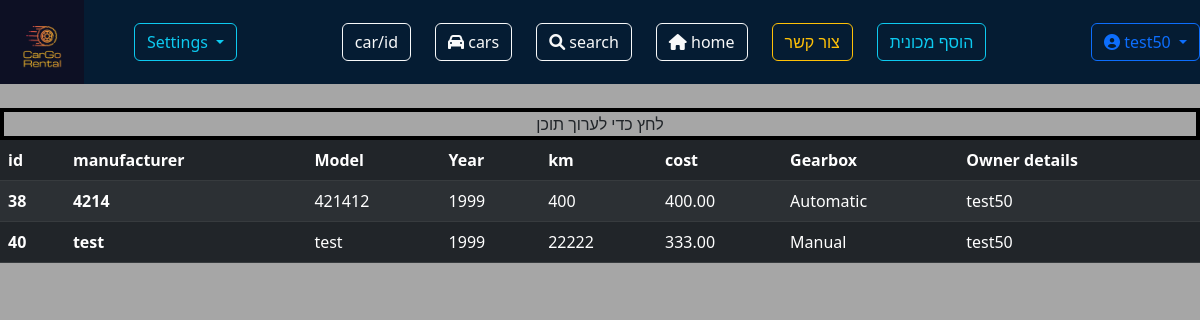
Page /cars_own (signed in) on the committed database.
### my_app/models.py (models this page shows, shortened)
class Person(AbstractUser):
    person_id = models.CharField(max_length=255, unique=True, null=True, blank=True)
    phone_number = models.BigIntegerField(null=True, blank=True)
    city = models.CharField(max_length=255,null=True, blank=True)
    age = models.PositiveIntegerField(null=True, blank=True)
    groups = models.ManyToManyField(
        'auth.Group',
        blank=True,
        related_name='person_set',
        related_query_name='person',
    )
    user_permissions = models.ManyToManyField(
        'auth.Permission',
        blank=True,
        related_name='person_set',
        related_query_name='person',
    )
    def __str__(self):
        return f"{self.username}"

class Car(models.Model):
    plate_id = models.CharField(unique=True, max_length=255)
    manufacturer = models.CharField(max_length=255)
    model = models.CharField(max_length=255)
    year = models.PositiveIntegerField()
    km = models.PositiveIntegerField()
    cost = models.DecimalField(max_digits=10, decimal_places=2)
    gearbox = models.CharField(max_length=255)
    owner = models.ForeignKey(Person, on_delete=models.CASCADE)

### my_app/views.py (the view)
# urls.py: path('cars_own', views.owner_cars, name = 'cars_own'),
@login_required
def owner_cars(request):
    user = request.user
    cars = Car.objects.filter(owner__id = user.id)
    return render(request=request, template_name='owner_cars.html', context={'cars': cars})

### my_app/templates/owner_cars.html
{% extends 'base.html' %}
{% load static %}
{% block content %}
    {%if cars%}
    <div style="text-align: center; border: solid black 4px;"> לחץ כדי לערוך תוכן</div>
    <div>
        <table class="table table-dark table-striped table table-hover">
            <thead>
              <tr>
                <th scope="col">id</th>
                <th scope="col">manufacturer</th>
                <th scope="col">Model</th>
                <th scope="col">Year</th>
                <th scope="col">km</th>
                <th scope="col">cost</th>
                <th scope="col">Gearbox</th>
                <th scope="col">Owner details</th>
              </tr>
            </thead>
            <tbody>
    {% for car in cars %}
    <tr onclick="window.location = '{% url 'update_cars' car.id %}'">
        <th scope="row">{{car.id}}</th>
        <th>{{car.manufacturer}}</th>
        <td>{{car.model}}</td>
        <td>{{car.year}}</td>
        <td>{{car.km}}</td>
        <td>{{car.cost}}</td>
        <td>{{car.gearbox}}</td>
        <td>{{car.owner}}</td>
      </tr>
    {% endfor %}
    {% endif %}
{% endblock content %}

### my_app/templates/base.html (shortened to what this page needs)
{% load static %}
<!DOCTYPE html>
<html>
<head>
    <link rel="stylesheet" href="https://cdn.jsdelivr.net/npm/bootstrap@5.2.3/dist/css/bootstrap.min.css">
    <link rel="stylesheet" href="https://cdnjs.cloudflare.com/ajax/libs/font-awesome/6.0.0-beta3/css/all.min.css" />
    <link rel="stylesheet" href="{%static '/css/style.css'%}">
</head>
<body style="background-color: #a6a6a6; overflow-x:hidden;">
    <div class="options-bar">
      <div class="left-buttons">
        <img src="{%static '/photos/CARGOLOGO.png'%}" width="84">
      <div class="btn-group">
          <button type="button" class="btn btn-outline-info dropdown-toggle" data-toggle="dropdown" aria-haspopup="true" aria-expanded="false">
            Settings
          </button>
        </div>
      </div>
      <div class="middle-buttons">
        <a class="btn btn-outline-light" href="{% url 'carid' %}"> car/id </a>
        <a class="btn btn-outline-light" href="/cars">   <i class="fas fa-car"></i> cars </a>
        <a class="btn btn-outline-light" href="/search"> <i class="fa-sharp fa-solid fa-magnifying-glass"></i> search </a>
        <a class="btn btn-outline-light" href="/base"> <i class="fa-sharp fa-solid fa-house"></i> home </a>
        <a class="btn btn-outline-warning" href="/contact"> צור קשר </a>
        {% if user.is_authenticated %}
        <a class="btn btn-outline-info" href="/car/add"> הוסף מכונית </a>
        {% endif %}
      </div>
      <div class="right-buttons">
        {%if not user.is_authenticated %}
      <a class="btn btn-outline-light"  href="/login"> Log in </a>
      <a class="btn btn-outline-light" href="/signup">Sign up</a>
        {% elif user.is_authenticated %}
        <div class="dropdown">
          <button class="btn btn-outline-primary dropdown-toggle" type="button" id="dropdownMenuButton" data-bs-toggle="dropdown" aria-expanded="false">
            <i class="fa-duotone fa-circle-user fa"></i> {{user.username}}
          </button>
        </div>
        {% endif %}
    </div>
     </div>
<br>
   {% block content%}
   {% endblock content%}
</body>
</html>

### my_app/static/css/style.css (style rules this page uses)
.options-bar { display: flex; justify-content: space-between; align-items: center; background-color: #051c33 ; }
.left-buttons { display: flex; align-items: center; }
.left-buttons img { margin-right: 50px; }
.middle-buttons { flex-grow: 1; display: flex; justify-content: center; gap: 24px; }
.right-buttons { display: flex; align-items: center; margin-left: auto; }

### rows in the picture
Person: username "test50"
Car: id "38", manufacturer "4214", model "421412", year "1999", km "400", cost "400.00", gearbox "Automatic", owner "test50"
Car: id "40", manufacturer "test", model "test", year "1999", km "22222", cost "333.00", gearbox "Manual", owner "test50"
